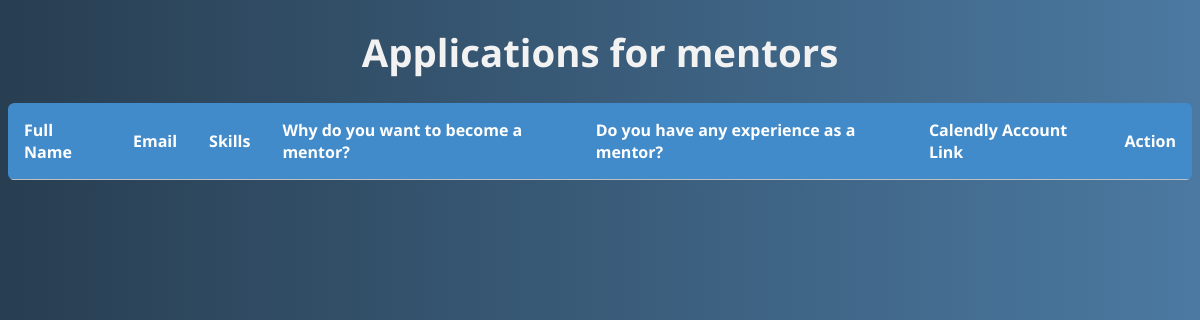
Before: /mentors with the older database file.
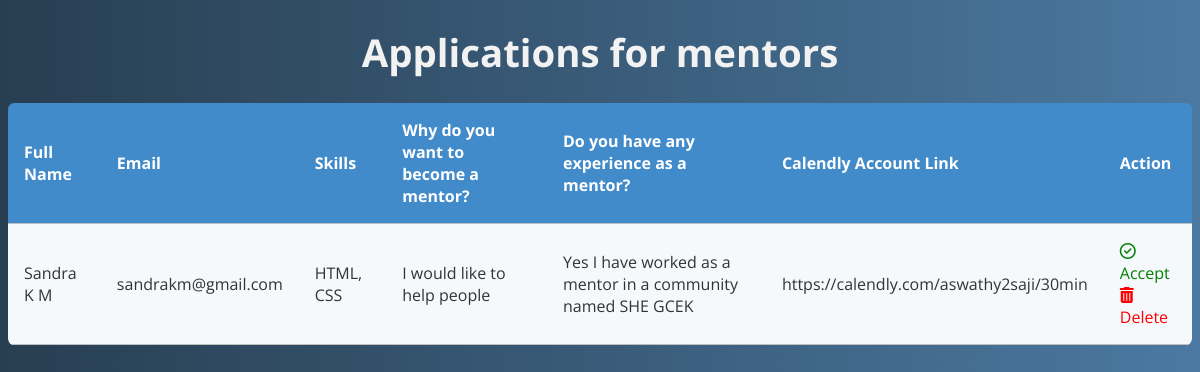
After: the same page with the newer database file.
### members/models.py (models this page shows)
class Registration(models.Model):
    name = models.CharField('Full Name',max_length=50)
    email = models.EmailField('Email')
    skills = models.TextField('Skills')
    description = models.TextField('Description')
    experience = models.TextField('Experience')
    calendly = models.URLField('Calendly',default='')
    def __str__(self):
        return self.name

### members/views.py (the view)
# urls.py: path('mentors',views.mentors,name='mentors')
def mentors(request):
    registrations = Registration.objects.all()
    return render(request,'mentors.html',{
        "registrations" : registrations
    })

### members/templates/mentors.html (shortened to what this page needs)
{% load static %}
<!DOCTYPE html>
<html lang="en">
<head>
    <link rel="stylesheet" href="{% static 'css/mentors.css' %}">
</head>
<body>
<div class="container">
    <h1>Applications for mentors</h1>
      <table class="rwd-table">
        <tbody>
          <tr>
            <th>Full Name</th>
            <th>Email</th>
            <th>Skills</th>
            <th>Why do you want to become a mentor?</th>
            <th>Do you have any experience as a mentor?</th>
            <th>Calendly Account Link</th>
            <th>Action</th>
          </tr>
          {% for registration in registrations %}
            <tr>
                <td data-th="Full Name">
                {{ registration }}
                </td>
                <td data-th="Email">
                {{ registration.email }}
                </td>
                <td data-th="Skills">
                    {{ registration.skills }}
                </td>
                <td data-th="Why do you want to become a mentor?">
                {{ registration.description }}
                </td>
                <td data-th="Do you have any experience as a mentor?">
                {{ registration.experience }}
                </td>
                <td data-th="Calendly Account Link">
                {{ registration.calendly }}
                </td>
                <td data-th="Action">
                    <span>
                        <a style="text-decoration: none;color: green;" href="" class="mr-4" data-toggle="tooltip"
                            data-placement="top" title="View Details"><i class="far fa-check-circle"></i> Accept</a>
                            <br>
                            <a style="text-decoration: none;color: red;" href="" data-toggle="tooltip"
                                data-placement="top" title="Delete"><i
                                    class="fa fa-trash"></i> Delete</a>
                    </span>
                </td>
            </tr>
          {% endfor %}
        </tbody>
      </table>
    </div>
</body>
</html>

### static/css/mentors.css (style rules this page uses)
* { font-family: 'Open Sans', sans-serif; }
.rwd-table { margin: auto; min-width: 300px; max-width: 100%; border-collapse: collapse; }
.rwd-table tr:first-child { border-top: none; background: #428bca; color: #fff; }
.rwd-table tr { border-top: 1px solid #ddd; border-bottom: 1px solid #ddd; background-color: #f5f9fc; }
.rwd-table th { display: none; }
.rwd-table td { display: block; }
.rwd-table td:first-child { margin-top: .5em; }
.rwd-table td:last-child { margin-bottom: .5em; }
.rwd-table td:before { content: attr(data-th) ": "; font-weight: bold; width: 120px; display: inline-block; color: #000; }
.rwd-table th, .rwd-table td { text-align: left; }
.rwd-table { color: #333; border-radius: .4em; overflow: hidden; }
.rwd-table tr { border-color: #bfbfbf; }
.rwd-table th, .rwd-table td { padding: .5em 1em; }
@media screen and (min-width: 360px) { .rwd-table td:before { display: none; } }
@media screen and (min-width: 360px) { .rwd-table th, .rwd-table td { display: table-cell; padding: .25em .5em; } }
@media screen and (min-width: 360px) { .rwd-table th:first-child, .rwd-table td:first-child { padding-left: 0; } }
@media screen and (min-width: 360px) { .rwd-table th:last-child, .rwd-table td:last-child { padding-right: 0; } }
@media screen and (min-width: 360px) { .rwd-table th, .rwd-table td { padding: 1em !important; } }
body { background: #4B79A1; background: -webkit-linear-gradient(to left, #4B79A1 , #283E51); background: linear-gradient(to left, #4B79A1 , #283E51); }
h1 { text-align: center; font-size: 2.4em; color: #f2f2f2; }
.container { display: block; text-align: center; }

Changed rows visible on the page:
added Registration: name "Sandra K M", email "sandrakm@gmail.com", skills "HTML, CSS", description "I would like to help people", experience "Yes I have worked as a mentor in a community named SHE GCEK", calendly "https://calendly.com/aswathy2saji/30min"
